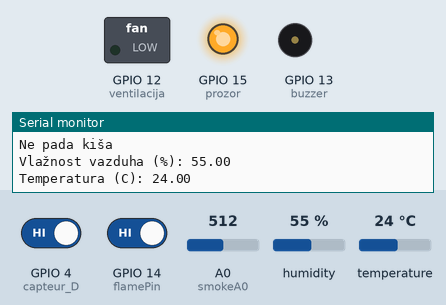
Simulated run of this sketch. Board: ESP8266 (NodeMCU). Parts: switched loads named in the sketch (green lamp = pin HIGH), output pins drawn as LEDs (lit = HIGH), buzzer (waves = sounding), the last lines printed to the serial monitor. Inputs (shaded band) come from the test bench; at power-on: GPIO 14 (flamePin) HIGH, GPIO 4 (capteur_D) HIGH, A0 (smokeA0) = 512, humidity 55 %, temperature 24 °C. WiFi joins after 1.5 s; servers stay silent unless stated; pins used as bus, display or sensor lines are not drawn.

Above: at 2.7 s.
2.8 s: GPIO 14 (flamePin) driven LOW
At 3.66 s:
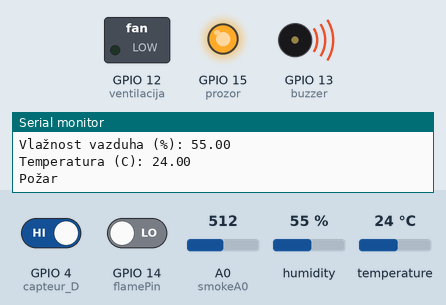
6.5 s: GPIO 4 (capteur_D) driven LOW
At 8.1 s:
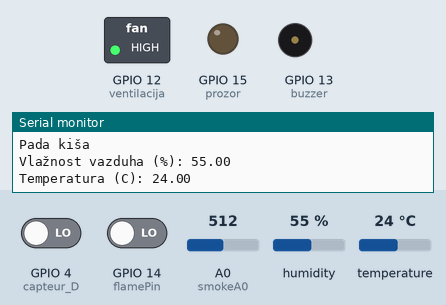
10.0 s: GPIO 4 (capteur_D) driven HIGH
At 13.4 s:
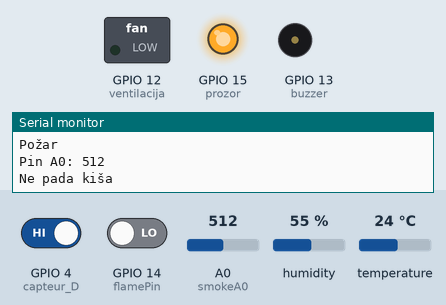
13.5 s: GPIO 14 (flamePin) driven HIGH
At 14.0 s:
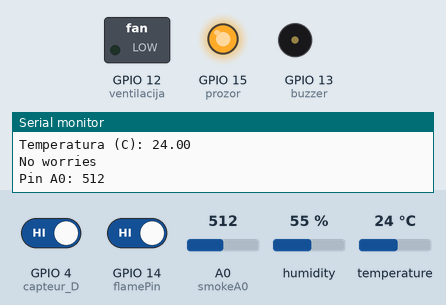
Timing chart, 0 to 16.0 s (numbered marks = the images above; inputs shaded):
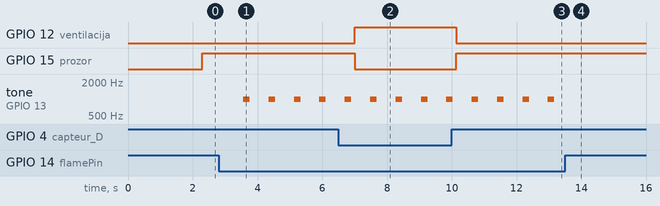

Measured:
- after the input at 2.8 s, tone on GPIO 13 (buzzer): alternates 1000 Hz for 0.20 s and silent for 0.58 s, starting after 0.76 s
- after the input at 6.5 s, GPIO 12 (ventilacija): LOW → HIGH after 0.50 s; GPIO 15 (prozor): HIGH → LOW after 0.50 s
- after the input at 10.0 s, GPIO 12 (ventilacija): HIGH → LOW after 0.14 s; GPIO 15 (prozor): LOW → HIGH after 0.14 s
- after the input at 13.5 s, tone on GPIO 13 (buzzer): stops changing and stays silent

The sketch:

dht11.ino
```cpp
#include <ESP8266WiFi.h>
#include <dht11.h>
#include <FirebaseArduino.h>

#define DHT11PIN 5

dht11 DHT11;

#define FIREBASE_HOST "pametna-kuca.firebaseio.com"  //naša baza podatka
#define FIREBASE_AUTH "n3c24gpqkzqEHebHTx24LNGeJi7cNn50sIbrv0ov" //kljuc za autentifikaciju baze

//vatra
int flame_sensor = 14;
int flame_detected;
int buzzer = 13;

const int flamePin = 14;
int Flame = HIGH;


//prozor i ventilacija
int ventilacija = 12;
int prozor = 15;

//gasni
int greenLed = 13;
int smokeA0 = A0;
int sensorThres = 400;


//int outputpin= A0;
#define WIFI_SSID "Balkanika" //ime wifi mreže
#define WIFI_PASSWORD "12344321" //sifra

//kisa
const int capteur_D = 4;

void setup()
{
  Serial.begin(9600);

    WiFi.disconnect();
    WiFi.begin(WIFI_SSID,WIFI_PASSWORD);
    Serial.print("Connecting to ");
    Serial.print(WIFI_SSID);
    Serial.print(" ");
    while((!(WiFi.status() == WL_CONNECTED))){
        Serial.print(".");
        delay(500);
    }
    Serial.println();
    Serial.print("Connected to ");
    Serial.println(WIFI_SSID);
    Serial.print("IP Address is : ");
    Serial.println(WiFi.localIP());

    Firebase.begin(FIREBASE_HOST,FIREBASE_AUTH);


    //gas
     pinMode(greenLed, OUTPUT);
     pinMode(smokeA0, INPUT);

    //vatra
    //pinMode(flame_sensor, INPUT);
    pinMode(flamePin, INPUT);

    //kisa
    pinMode(capteur_D, INPUT);

       //prozor i ventilacija
    pinMode(ventilacija,OUTPUT);
    pinMode(prozor,OUTPUT);

    //biper
    pinMode(buzzer, OUTPUT);
}

String kisa;
String pozar;
String gas;

void loop()
{

    //sensor kise
    if(digitalRead(capteur_D) == LOW)
    {
      Serial.println("Pada kiša");
      kisa = "Pada kiša";
      delay(10);
     }
    else
    {
      Serial.println("Ne pada kiša");
      kisa = "Ne pada kiša";
      delay(10);
     }
     Firebase.setString("kisa", kisa);
      if (Firebase.failed()) {
        Serial.print("setting /kisa failed:");
        Serial.println(Firebase.error());
        return;
    }
  //sensor temperature
  Serial.println();

  int chk = DHT11.read(DHT11PIN);

  Serial.print("Vlažnost vazduha (%): ");
  float h = ((float)DHT11.humidity);
  Serial.println(h);
  //Serial.println((float)DHT11.humidity, 2);

  Serial.print("Temperatura (C): ");
  float t = ((float)DHT11.temperature);
  Serial.println(t);
  //Serial.println((float)DHT11.temperature, 2);

    Firebase.setFloat("temp", t);
      if (Firebase.failed()) {
        Serial.print("setting /temp failed:");
        Serial.println(Firebase.error());
        return;
    }
    Firebase.setFloat("vlaznost", h);
      if (Firebase.failed()) {
        Serial.print("setting /vlaznost failed:");
        Serial.println(Firebase.error());
        return;
    }
//vatra

  Flame = digitalRead(flamePin);
  if (Flame == LOW)
  {
    Serial.println("Požar");
    pozar = "Požar";
    tone(buzzer, 1000, 200);

  }
  else
  {
    Serial.println("No worries");
    pozar = "Nema požara";
    noTone(buzzer);
  }
  Firebase.setString("pozar", pozar);
      if (Firebase.failed()) {
        Serial.print("setting /temp failed:");
        Serial.println(Firebase.error());
        return;
    }
//sensor gasa
int analogSensor = analogRead(smokeA0);

  Serial.print("Pin A0: ");
  Serial.println(analogSensor);

if (analogSensor > sensorThres)
  {
    digitalWrite(greenLed, HIGH);
    gas = "Zagušljivo";
  }
  else
  {
    digitalWrite(greenLed, LOW);
    gas = "Nije zagušljivo ";
  }
  Firebase.setString("co2", gas);
      if (Firebase.failed()) {
        Serial.print("setting /temp failed:");
        Serial.println(Firebase.error());
        return;
    }


    //prozor i ventilacija

    if(h > 60 || t > 30 || analogSensor > sensorThres)
    {
      if(digitalRead(capteur_D) == LOW)
      {
        digitalWrite(prozor, LOW);
        digitalWrite(ventilacija, HIGH);
      }
      else
      {
        digitalWrite(prozor, HIGH);
        digitalWrite(ventilacija, LOW);
      }
    }
//delay(500);

}
```
